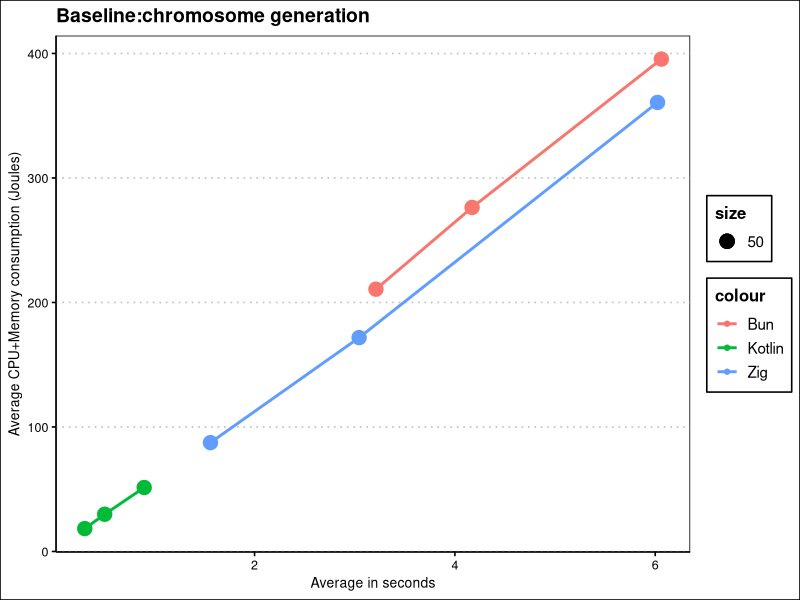
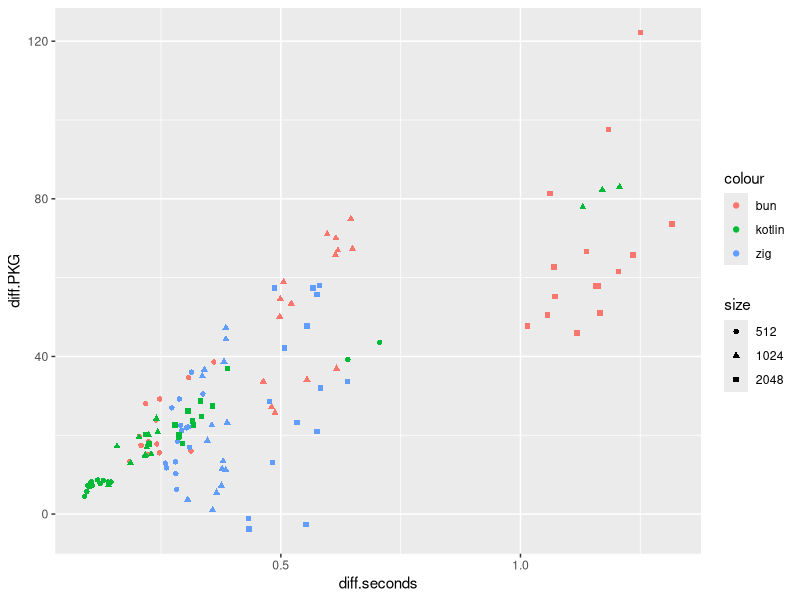
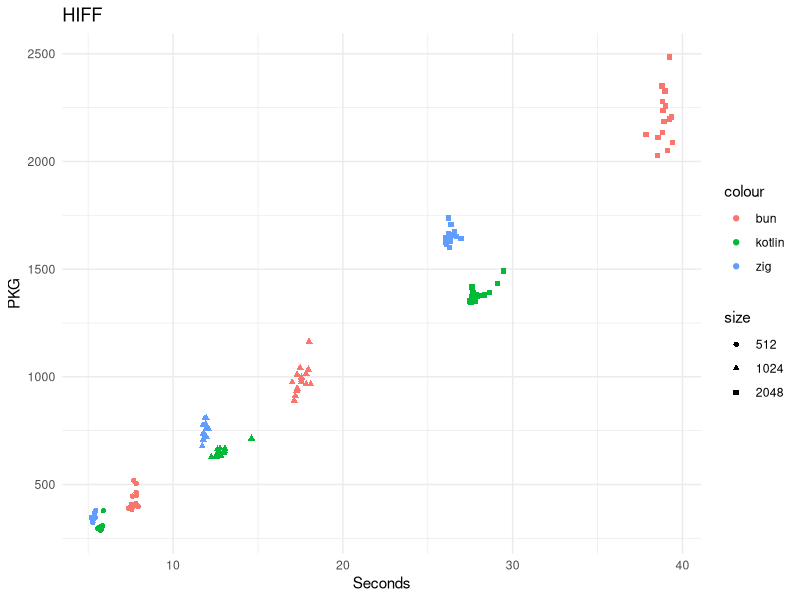
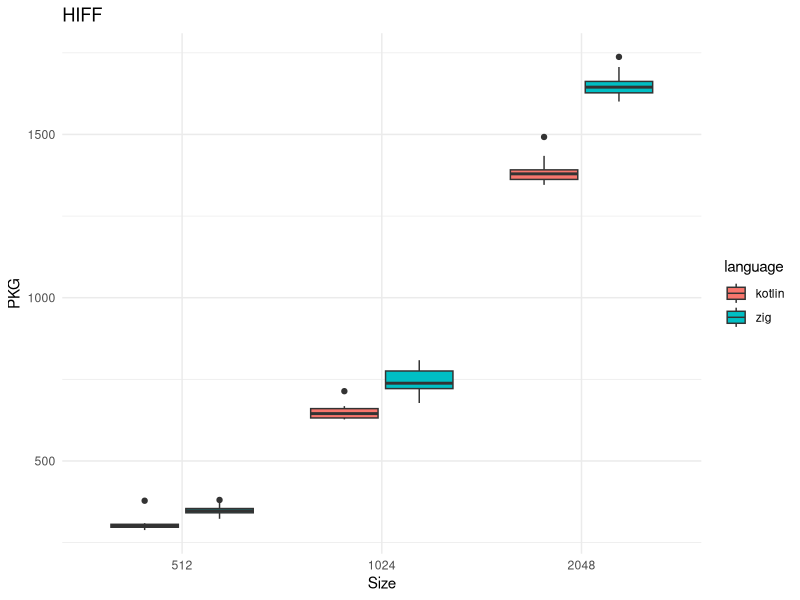
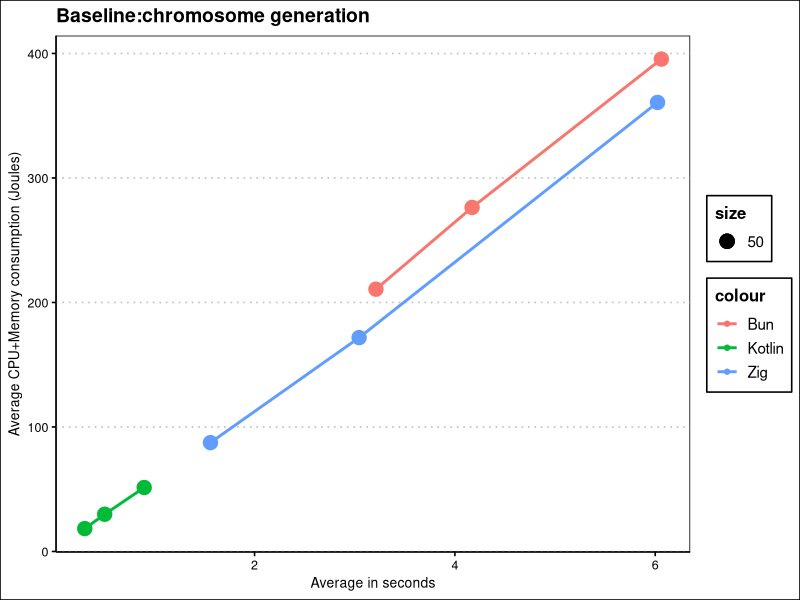

These charts were generated, in order, by the following R code:
## ----lion.setup, echo=F, message=F, fig.pos="h!tb", fig.height=4, fig.cap="Average running time and PKG (CPUs and memory) energy consumption generating 40K chromosomes for the three languages (represented with different colors); dot size is proportional to the logarithm of the chromosome size."----
library(dplyr)
library(ggplot2)
library(ggthemes)
generate.chromosomes.bun <- read.csv("../data/generate-chromosomes-bun-lion-24.csv")
generate.chromosomes.bun  %>% group_by( size ) %>% summarise( mean.pkg = mean( PKG ), mean.seconds = mean( seconds ) ) -> generate.chromosomes.bun.avg

generate.chromosomes.zig <- read.csv("../data/lion-zig-gen-23-Feb-12-03-41.csv")
generate.chromosomes.zig %>% group_by( size ) %>% summarise( mean.pkg = mean( PKG ), mean.seconds = mean( seconds ) ) -> generate.chromosomes.zig.avg

generate.chromosomes.kotlin <- read.csv("../data/generate-chromosomes-kotlin-lion-24.csv")
generate.chromosomes.kotlin %>% group_by( size ) %>% summarise( mean.pkg = mean( PKG ), mean.seconds = mean( seconds ) ) -> generate.chromosomes.kotlin.avg

# Add labels for x and y axes
generate.chromosomes.bun.avg$size <- as.factor(generate.chromosomes.bun.avg$size)
generate.chromosomes.zig.avg$size <- as.factor(generate.chromosomes.zig.avg$size)
generate.chromosomes.kotlin.avg$size <- as.factor(generate.chromosomes.kotlin.avg$size)
ggplot(generate.chromosomes.bun.avg, aes(x=mean.seconds,y=mean.pkg,color="Bun"))+ geom_point(data=generate.chromosomes.bun.avg, aes(x=mean.seconds,y=mean.pkg,color="Bun",size=50))+geom_line(linewidth=1)+geom_point(data=generate.chromosomes.zig.avg,aes(x=mean.seconds,y=mean.pkg,color="Zig", size=50))+geom_line(data=generate.chromosomes.zig.avg,aes(x=mean.seconds,y=mean.pkg,color="Zig"),linewidth=1)+geom_point(data=generate.chromosomes.kotlin.avg,aes(x=mean.seconds,y=mean.pkg,color="Kotlin",size=50))+geom_line(data=generate.chromosomes.kotlin.avg,aes(x=mean.seconds,y=mean.pkg,color="Kotlin"), linewidth=1)+ theme_clean()+scale_fill_manual(values=c("blue", "cyan4","pink"))+xlab("Average in seconds")+ylab("Average CPU+Memory consumption (Joules)")+ ggtitle("Baseline:chromosome generation")+theme(panel.background=element_rect(fill="transparent"))
ggsave("../preso/img/fig1-gen-PKG-vs-seconds.png", width=12, height=8)

## ----lion.combined.ops, echo=F, message=F, fig.pos="h!tb", fig.height=4, fig.cap="Running time and PKG energy consumption processing 40K chromosomes via crossover, mutation and ONEMAX for the three languages (represented with different colors); dot shape represents the chromosome size."----

combined.ops.bun <- read.csv("../data/lion-bun-22-Feb-13-55-23.csv")
generate.bun.avgs.seconds <- c(rep( generate.chromosomes.bun.avg$mean.seconds[1], 15),
                               rep( generate.chromosomes.bun.avg$mean.seconds[2], 15),
                               rep( generate.chromosomes.bun.avg$mean.seconds[3], 15))
combined.ops.bun$diff.seconds <- combined.ops.bun$seconds - generate.bun.avgs.seconds
generate.bun.avgs.pkg <- c(rep( generate.chromosomes.bun.avg$mean.pkg[1], 15),
                            rep( generate.chromosomes.bun.avg$mean.pkg[2], 15),
                            rep( generate.chromosomes.bun.avg$mean.pkg[3], 15))
combined.ops.bun$diff.PKG <- combined.ops.bun$PKG - generate.bun.avgs.pkg
combined.ops.bun$size <- as.factor(combined.ops.bun$size)

combined.ops.bun  %>% group_by( size ) %>% summarise( mean.pkg = mean( diff.PKG ), sd.pkg = sd(diff.PKG), mean.seconds = mean( diff.seconds ) ) -> combined.ops.bun.avg

combined.ops.zig <- read.csv("../data/lion-zig-ops-24-Feb-20-08-58.csv")
generate.zig.avgs.seconds <- c(rep( generate.chromosomes.zig.avg$mean.seconds[1], 15),
                               rep( generate.chromosomes.zig.avg$mean.seconds[2], 15),
                               rep( generate.chromosomes.zig.avg$mean.seconds[3], 15))
combined.ops.zig$diff.seconds <- combined.ops.zig$seconds - generate.zig.avgs.seconds
generate.zig.avgs.pkg <- c(rep( generate.chromosomes.zig.avg$mean.pkg[1], 15),
                            rep( generate.chromosomes.zig.avg$mean.pkg[2], 15),
                            rep( generate.chromosomes.zig.avg$mean.pkg[3], 15))
combined.ops.zig$diff.PKG <- combined.ops.zig$PKG - generate.zig.avgs.pkg
combined.ops.zig$size <- as.factor(combined.ops.zig$size)
combined.ops.zig %>% group_by( size ) %>% summarise( mean.pkg = mean( diff.PKG ), sd.pkg = sd( diff.PKG), mean.seconds = mean( diff.seconds ) ) -> combined.ops.zig.avg

combined.ops.kotlin <- read.csv("../data/lion-kt-ops-25-Feb-13-34-30.csv")
generate.kotlin.avgs.seconds <- c(rep( generate.chromosomes.kotlin.avg$mean.seconds[1], 15),
                               rep( generate.chromosomes.kotlin.avg$mean.seconds[2], 15),
                               rep( generate.chromosomes.kotlin.avg$mean.seconds[3], 15))
combined.ops.kotlin$diff.seconds <- combined.ops.kotlin$seconds - generate.kotlin.avgs.seconds
generate.kotlin.avgs.pkg <- c(rep( generate.chromosomes.kotlin.avg$mean.pkg[1], 15),
                            rep( generate.chromosomes.kotlin.avg$mean.pkg[2], 15),
                            rep( generate.chromosomes.kotlin.avg$mean.pkg[3], 15))
combined.ops.kotlin$diff.PKG <- combined.ops.kotlin$PKG - generate.kotlin.avgs.pkg
combined.ops.kotlin$size <- as.factor(combined.ops.kotlin$size)

combined.ops.kotlin %>% group_by( size ) %>% summarise( mean.pkg = mean( diff.PKG ), sd.pkg = sd(diff.PKG), mean.seconds = mean( diff.seconds ) ) -> combined.ops.kotlin.avg

ggplot(combined.ops.bun, aes(x=diff.seconds, y=diff.PKG, shape=size, color="bun")) +
  geom_point() +
  geom_point(data=combined.ops.zig, aes(x=diff.seconds, y=diff.PKG, shape=size, color="zig")) +
  geom_point(data=combined.ops.kotlin, aes(x=diff.seconds, y=diff.PKG, shape=size, color="kotlin"))
  


## ----lion.combined.ops.joules, echo=F, message=F--------------------------------------
library(kableExtra)

combined.ops.bun.avg$language <- "bun"
combined.ops.zig.avg$language <- "zig"
combined.ops.kotlin.avg$language <- "kotlin"

combined.ops <- rbind(combined.ops.bun.avg, combined.ops.zig.avg, combined.ops.kotlin.avg)
combined.ops$ops.joules <- 40000/ combined.ops$mean.pkg 
combined.ops$sd.ops.joules <- 40000/ combined.ops$sd.pkg
combined.ops %>% select( language, size, mean.pkg, sd.pkg, ops.joules ) %>% kable( digits = 2, col.names = c("Language","Size","PKG average","PKG SD", "Ops/Joule average"), caption = "Average operations per Joule in the combined operations experiment for the three languages." )


## ----lion.hiff, echo=F, message=F, fig.pos="h!tb", fig.height=4, fig.cap="Running time and PKG energy consumption computing the HIFF fitness function for 40K chromosomes for the three languages (represented with different colors); dot shape represents the chromosome size."----

hiff.bun <- read.csv("../data/pinpoint-v3-HIFF-13-Dec-09-06-34.csv")
hiff.bun %>% mutate( delta.pkg = PKG - generate.chromosomes.bun.avg$mean.pkg[ match( size, generate.chromosomes.bun.avg$size ) ], delta.seconds = seconds - generate.chromosomes.bun.avg$mean.seconds[ match( size, generate.chromosomes.bun.avg$size ) ] ) -> hiff.bun.delta
hiff.bun.delta$size <- as.factor(hiff.bun.delta$size)

hiff.zig <- read.csv("../data/lion-zig-hiff-27-Feb-13-04-04.csv")
hiff.zig %>% mutate( delta.pkg = PKG - generate.chromosomes.zig.avg$mean.pkg[ match( size, generate.chromosomes.zig.avg$size ) ], delta.seconds = seconds - generate.chromosomes.zig.avg$mean.seconds[ match( size, generate.chromosomes.zig.avg$size ) ] ) -> hiff.zig.delta
hiff.zig.delta$size <- as.factor(hiff.zig.delta$size)

hiff.kotlin <- read.csv("../data/lion-kt-hiff-27-Feb-09-41-42.csv")
hiff.kotlin %>% mutate( delta.pkg = PKG - generate.chromosomes.kotlin.avg$mean.pkg[ match( size, generate.chromosomes.kotlin.avg$size ) ], delta.seconds = seconds - generate.chromosomes.kotlin.avg$mean.seconds[ match( size, generate.chromosomes.kotlin.avg$size ) ] ) -> hiff.kotlin.delta
hiff.kotlin.delta$size <- as.factor(hiff.kotlin.delta$size)

ggplot(hiff.bun.delta, aes(x=delta.seconds, y=delta.pkg, shape=size,color="bun")) +
  geom_point() + geom_point(data=hiff.zig.delta, aes(x=delta.seconds, y=delta.pkg, shape=size, color="zig")) + geom_point(data=hiff.kotlin.delta, aes(x=delta.seconds, y=delta.pkg, shape=size, color="kotlin")) +
  labs(title="HIFF", x="Seconds", y="PKG") +
  theme_minimal()



## ----lion.hiff.boxplot, echo=F, message=F, warning=F, fig.pos="h!tb", fig.height=4, fig.cap="Boxplot of the energy consumption of the HIFF fitness function for 40K chromosomes for Kotlin and {\\protect\\sf zig}"----
kotlin.zig.hiff <- data.frame(
  language = c(rep("kotlin",nrow(hiff.kotlin.delta)), rep("zig",nrow(hiff.zig.delta))),
  delta.pkg = c(hiff.kotlin.delta$delta.pkg, hiff.zig.delta$delta.pkg),
  size=as.factor(c(hiff.kotlin.delta$size, hiff.zig.delta$size)) 
  )
ggplot(kotlin.zig.hiff, aes(x=size, y=delta.pkg, fill=language)) + geom_boxplot() + labs(title="HIFF", x="Size", y="PKG") + theme_minimal()
# wilcox.test(delta.pkg ~ language, data=kotlin.zig.hiff[kotlin.zig.hiff$size=="512",])
# wilcox.test(delta.pkg ~ language, data=kotlin.zig.hiff[kotlin.zig.hiff$size=="1024",])
# wilcox.test(delta.pkg ~ language, data=kotlin.zig.hiff[kotlin.zig.hiff$size=="2048",])


## ----lion.hiff.joules, echo=F, message=F----------------------------------------------
library(kableExtra)
hiff.bun.delta %>% group_by( size ) %>% summarise( mean.pkg = mean( delta.pkg ), sd.pkg = sd( delta.pkg), mean.seconds = mean( delta.seconds ) ) -> hiff.bun.avg
hiff.zig.delta %>% group_by( size ) %>% summarise( mean.pkg = mean( delta.pkg ), sd.pkg = sd( delta.pkg), mean.seconds = mean( delta.seconds ) ) -> hiff.zig.avg
hiff.kotlin.delta %>% group_by( size ) %>% summarise( mean.pkg = mean( delta.pkg ), sd.pkg = sd( delta.pkg), mean.seconds = mean( delta.seconds ) ) -> hiff.kotlin.avg

hiff.bun.avg$language <- "bun"
hiff.zig.avg$language <- "zig"
hiff.kotlin.avg$language <- "kotlin"

hiff <- rbind(hiff.bun.avg, hiff.zig.avg, hiff.kotlin.avg)
hiff$ops.joules <- 40000/ hiff$mean.pkg 
hiff$sd.ops.joules <- 40000/ hiff$sd.pkg
hiff %>% select( language, size, mean.pkg, sd.pkg, ops.joules ) %>% kable( digits = 2, col.names = c("Language","Size","PKG average","PKG SD", "Ops/Joule average"), caption = "Average operations per Joule in the HIFF experiment for the three languages." )
